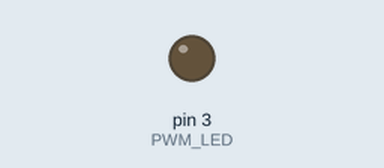
This sketch was run on a simulated Arduino Uno, built with avr-gcc and run on an emulated ATmega328P. Shown: output pins drawn as LEDs (lit = HIGH).

Above: at 0.1 s.
At 13.8 s:
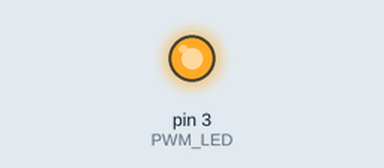
Timing chart, 0 to 40.0 s (numbered marks = the images above):
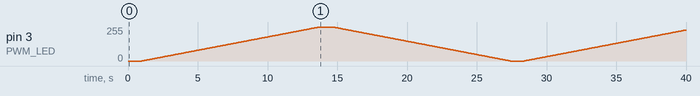

The sketch:

PWM.ino
```cpp
#define PWM_LED  3
#define DELAY 50
#define MAX_DELAY 1000

byte duty_cycle = 0;
int up_phase = 1;
int down_phase = 0;

void setup() {
  // put your setup code here, to run once:
  pinMode(PWM_LED, OUTPUT);

}

void loop() {

  if (up_phase && duty_cycle == 255) {
    up_phase = 0;
    down_phase = 1;
  }

  if (down_phase && duty_cycle == 0) {
    down_phase = 0;
    up_phase = 1;
  }

  // put your main code here, to run repeatedly:
  analogWrite(PWM_LED,duty_cycle);
  if (duty_cycle == 0 || duty_cycle == 255)
    delay(MAX_DELAY);
  else
    delay(DELAY);
  if (up_phase)
    duty_cycle++;
  else if (down_phase)
    duty_cycle--;


}
```
